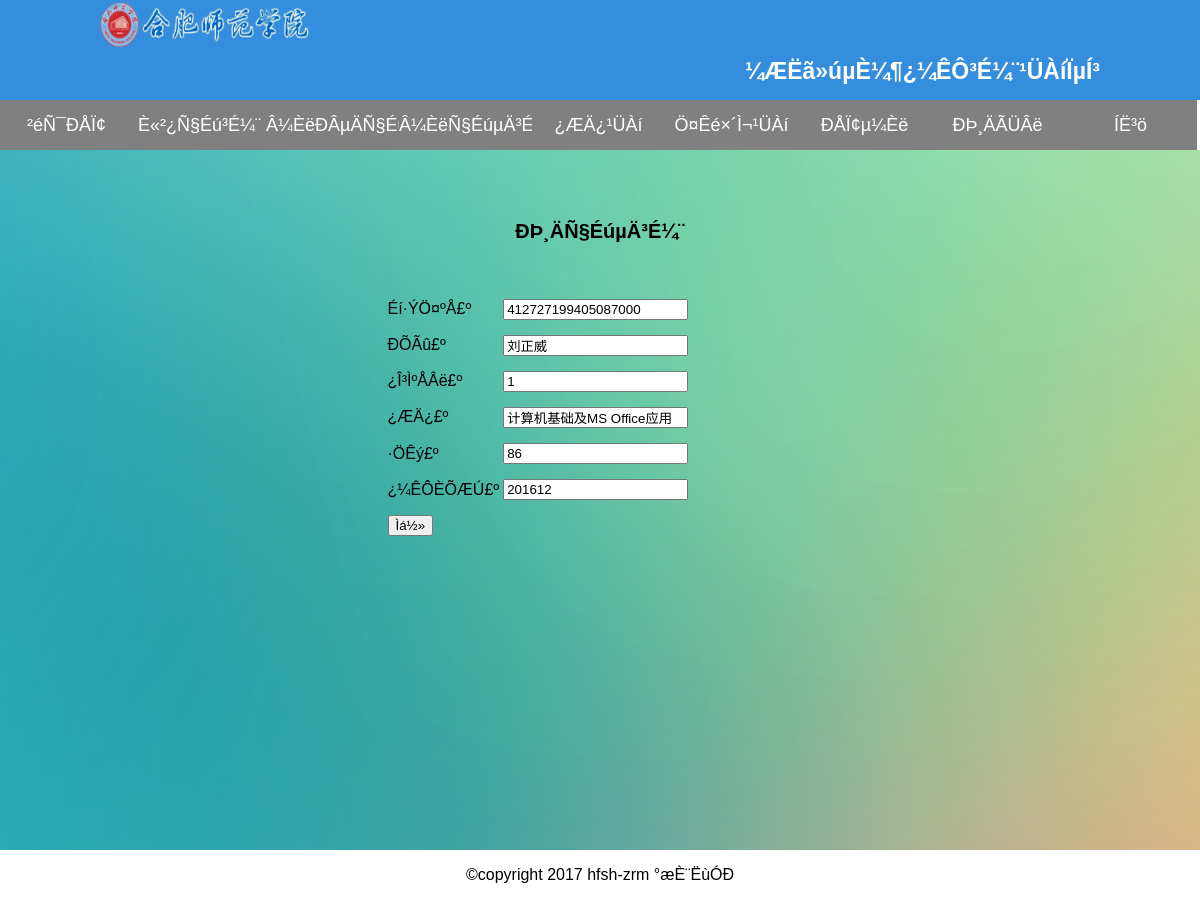
Page /admin/change_grade.php?sid=412727199405087000&&cid=1 on the committed database.
### tables this page shows
CREATE TABLE `grade` (
  `sid` varchar(30) NOT NULL,
  `sname` varchar(20) NOT NULL,
  `cid` varchar(10) NOT NULL,
  `cname` varchar(100) NOT NULL,
  `sgrade` float NOT NULL,
  `cdate` varchar(20) NOT NULL,
  `ccredit` varchar(20) NOT NULL,
  PRIMARY KEY (`sid`,`cid`)
);

### admin/change_grade.php (the view, shortened to what this page needs)
<!DOCTYPE HTML PUBLIC "-//W3C//DTD HTML 4.01 Transitional//EN" "http://www.w3.org/TR/html4/loose.dtd">
<html>
<head>
<link rel="stylesheet" href="Style/style.css">
</head>
<?php
$sid = $_GET['sid'];
$cid = $_GET['cid'];
include("connect.php");
$sql = "select * from grade where sid = '".$sid."' and cid = '".$cid."'";
$result = mysql_query($sql,$conn)or die('²é²»µ½');
?>
<body>
<?php
	include( "header.php" );
	?>
	<div class="main-content">
		<form action="insert_grade.php" method="post">
			<div class="content">
				<div class="content-name">
					<h2>ÐÞ¸ÄÑ§ÉúµÄ³É¼¨</h2>
				</div>
				<table width="431" height="255" border="0" align="center">
					<?php
	    while($row=mysql_fetch_array($result)){
	?>
					<tr>
						<td width="95">Éí·ÝÖ¤ºÅ£º</td>
						<td width="320"><input type="text" name="sid" value="<?php echo stripslashes($row[0]);?>"/>
						</td>
					</tr>
					<tr>
						<td>ÐÕÃû£º</td>
						<td><input type="text" name="sname" value="<?php echo stripslashes($row[1]);?>" />
						</td>
					</tr>
					<tr>
						<td>¿Î³ÌºÅÂë£º</td>
						<td><input type="text" name="cid" value="<?php echo stripslashes($row[2]);?>"/>
						</td>
					</tr>
					<tr>
						<td>¿ÆÄ¿£º</td>
						<td><input type="text" name="cname" value="<?php echo stripslashes($row[3]);?>" />
						</td>
					</tr>
					<tr>
						<td>·ÖÊý£º</td>
						<td><input type="text" name="sgrade" value="<?php echo stripslashes($row[4]);?>"  />
						</td>
					</tr>
					<tr>
						<td>¿¼ÊÔÈÕÆÚ£º</td>
						<td><input type="text" name="cdate" value="<?php echo stripslashes($row[5]);?>"  />
						</td>
					</tr>
					<tr>
						<td><input type="submit" value="Ìá½»"/>
						</td>
						<td>&nbsp;</td>
					</tr>
					<?php
			}
			?>
				</table>
			</div>
		</form>
	</div>
	<?php
	include( "footer.php" );
	?>
</body>
</html>

### admin/Style/style.css (style rules this page uses)
body { margin: 0; padding: 0; font-family: "Microsoft Yahei", Verdana, Arial, Helvetica, sans-serif; }
h1, h2, h3, h4 { font-size: 100%; }
.main-content { width: 1200px; margin: 0 auto; background-image: url(../pic/bg.jpg); min-height: 700px; }
.content { width: 1000px; margin: 0 auto; padding-top: 50px; }
.content-name { width: 1000px; margin: 20px auto; height: 50px; text-align: center; }
.content-name h2 { font-size: 20px; }

### rows in the picture
grade: sid "412727199405087000", sname "刘正威", cid "1", cname "计算机基础及MS Office应用", sgrade "86", cdate "201612"
